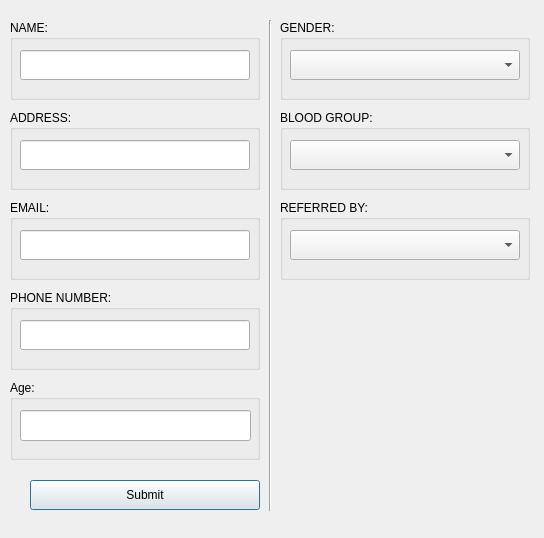
<?xml version="1.0" encoding="UTF-8"?>
<ui version="4.0">
 <class>AddPatDialog</class>
 <widget class="QDialog" name="AddPatDialog">
  <property name="geometry">
   <rect>
    <x>0</x>
    <y>0</y>
    <width>544</width>
    <height>538</height>
   </rect>
  </property>
  <property name="windowTitle">
   <string>Add Patient</string>
  </property>
  <widget class="QPushButton" name="pushButton">
   <property name="geometry">
    <rect>
     <x>30</x>
     <y>480</y>
     <width>230</width>
     <height>30</height>
    </rect>
   </property>
   <property name="minimumSize">
    <size>
     <width>230</width>
     <height>30</height>
    </size>
   </property>
   <property name="text">
    <string>Submit</string>
   </property>
  </widget>
  <widget class="QGroupBox" name="groupBox">
   <property name="geometry">
    <rect>
     <x>10</x>
     <y>20</y>
     <width>250</width>
     <height>80</height>
    </rect>
   </property>
   <property name="minimumSize">
    <size>
     <width>250</width>
     <height>70</height>
    </size>
   </property>
   <property name="title">
    <string>NAME:</string>
   </property>
   <widget class="QLineEdit" name="NameE">
    <property name="geometry">
     <rect>
      <x>10</x>
      <y>30</y>
      <width>230</width>
      <height>30</height>
     </rect>
    </property>
    <property name="minimumSize">
     <size>
      <width>230</width>
      <height>30</height>
     </size>
    </property>
   </widget>
  </widget>
  <widget class="QGroupBox" name="groupBox_2">
   <property name="geometry">
    <rect>
     <x>10</x>
     <y>110</y>
     <width>250</width>
     <height>80</height>
    </rect>
   </property>
   <property name="minimumSize">
    <size>
     <width>250</width>
     <height>70</height>
    </size>
   </property>
   <property name="title">
    <string>ADDRESS:</string>
   </property>
   <widget class="QLineEdit" name="AddE">
    <property name="geometry">
     <rect>
      <x>10</x>
      <y>30</y>
      <width>230</width>
      <height>30</height>
     </rect>
    </property>
    <property name="minimumSize">
     <size>
      <width>230</width>
      <height>30</height>
     </size>
    </property>
   </widget>
  </widget>
  <widget class="QGroupBox" name="groupBox_3">
   <property name="geometry">
    <rect>
     <x>10</x>
     <y>200</y>
     <width>250</width>
     <height>80</height>
    </rect>
   </property>
   <property name="minimumSize">
    <size>
     <width>250</width>
     <height>70</height>
    </size>
   </property>
   <property name="title">
    <string>EMAIL:</string>
   </property>
   <widget class="QLineEdit" name="EmailE">
    <property name="geometry">
     <rect>
      <x>10</x>
      <y>30</y>
      <width>230</width>
      <height>30</height>
     </rect>
    </property>
    <property name="minimumSize">
     <size>
      <width>230</width>
      <height>30</height>
     </size>
    </property>
   </widget>
  </widget>
  <widget class="QGroupBox" name="groupBox_4">
   <property name="geometry">
    <rect>
     <x>10</x>
     <y>290</y>
     <width>250</width>
     <height>80</height>
    </rect>
   </property>
   <property name="minimumSize">
    <size>
     <width>250</width>
     <height>70</height>
    </size>
   </property>
   <property name="title">
    <string>PHONE NUMBER:</string>
   </property>
   <widget class="QLineEdit" name="PhnoE">
    <property name="geometry">
     <rect>
      <x>10</x>
      <y>30</y>
      <width>230</width>
      <height>30</height>
     </rect>
    </property>
    <property name="minimumSize">
     <size>
      <width>230</width>
      <height>30</height>
     </size>
    </property>
   </widget>
  </widget>
  <widget class="QGroupBox" name="groupBox_5">
   <property name="geometry">
    <rect>
     <x>10</x>
     <y>380</y>
     <width>250</width>
     <height>80</height>
    </rect>
   </property>
   <property name="minimumSize">
    <size>
     <width>250</width>
     <height>70</height>
    </size>
   </property>
   <property name="title">
    <string>Age:</string>
   </property>
   <widget class="QLineEdit" name="AgeE">
    <property name="geometry">
     <rect>
      <x>10</x>
      <y>30</y>
      <width>231</width>
      <height>31</height>
     </rect>
    </property>
   </widget>
  </widget>
  <widget class="QGroupBox" name="groupBox_6">
   <property name="geometry">
    <rect>
     <x>280</x>
     <y>20</y>
     <width>250</width>
     <height>80</height>
    </rect>
   </property>
   <property name="minimumSize">
    <size>
     <width>250</width>
     <height>70</height>
    </size>
   </property>
   <property name="title">
    <string>GENDER:</string>
   </property>
   <widget class="QComboBox" name="comboBox">
    <property name="geometry">
     <rect>
      <x>10</x>
      <y>30</y>
      <width>230</width>
      <height>30</height>
     </rect>
    </property>
    <property name="minimumSize">
     <size>
      <width>230</width>
      <height>30</height>
     </size>
    </property>
    <item>
     <property name="text">
      <string/>
     </property>
    </item>
    <item>
     <property name="text">
      <string>Male</string>
     </property>
    </item>
    <item>
     <property name="text">
      <string>Female</string>
     </property>
    </item>
    <item>
     <property name="text">
      <string>Others</string>
     </property>
    </item>
   </widget>
  </widget>
  <widget class="QGroupBox" name="groupBox_7">
   <property name="geometry">
    <rect>
     <x>280</x>
     <y>110</y>
     <width>250</width>
     <height>80</height>
    </rect>
   </property>
   <property name="minimumSize">
    <size>
     <width>250</width>
     <height>70</height>
    </size>
   </property>
   <property name="title">
    <string>BLOOD GROUP:</string>
   </property>
   <widget class="QComboBox" name="comboBox_2">
    <property name="geometry">
     <rect>
      <x>10</x>
      <y>30</y>
      <width>230</width>
      <height>30</height>
     </rect>
    </property>
    <property name="minimumSize">
     <size>
      <width>230</width>
      <height>30</height>
     </size>
    </property>
    <item>
     <property name="text">
      <string/>
     </property>
    </item>
    <item>
     <property name="text">
      <string>A+</string>
     </property>
    </item>
    <item>
     <property name="text">
      <string>A-</string>
     </property>
    </item>
    <item>
     <property name="text">
      <string>B+</string>
     </property>
    </item>
    <item>
     <property name="text">
      <string>B-</string>
     </property>
    </item>
    <item>
     <property name="text">
      <string>AB+</string>
     </property>
    </item>
    <item>
     <property name="text">
      <string>AB-</string>
     </property>
    </item>
    <item>
     <property name="text">
      <string>O+</string>
     </property>
    </item>
    <item>
     <property name="text">
      <string>O-</string>
     </property>
    </item>
   </widget>
  </widget>
  <widget class="QGroupBox" name="groupBox_8">
   <property name="geometry">
    <rect>
     <x>280</x>
     <y>200</y>
     <width>250</width>
     <height>80</height>
    </rect>
   </property>
   <property name="minimumSize">
    <size>
     <width>250</width>
     <height>70</height>
    </size>
   </property>
   <property name="title">
    <string>REFERRED BY:</string>
   </property>
   <widget class="QComboBox" name="comboBox_3">
    <property name="geometry">
     <rect>
      <x>10</x>
      <y>30</y>
      <width>230</width>
      <height>30</height>
     </rect>
    </property>
    <property name="minimumSize">
     <size>
      <width>230</width>
      <height>30</height>
     </size>
    </property>
   </widget>
  </widget>
  <widget class="Line" name="line">
   <property name="geometry">
    <rect>
     <x>260</x>
     <y>20</y>
     <width>20</width>
     <height>491</height>
    </rect>
   </property>
   <property name="orientation">
    <enum>Qt::Vertical</enum>
   </property>
  </widget>
 </widget>
 <resources/>
 <connections/>
</ui>
